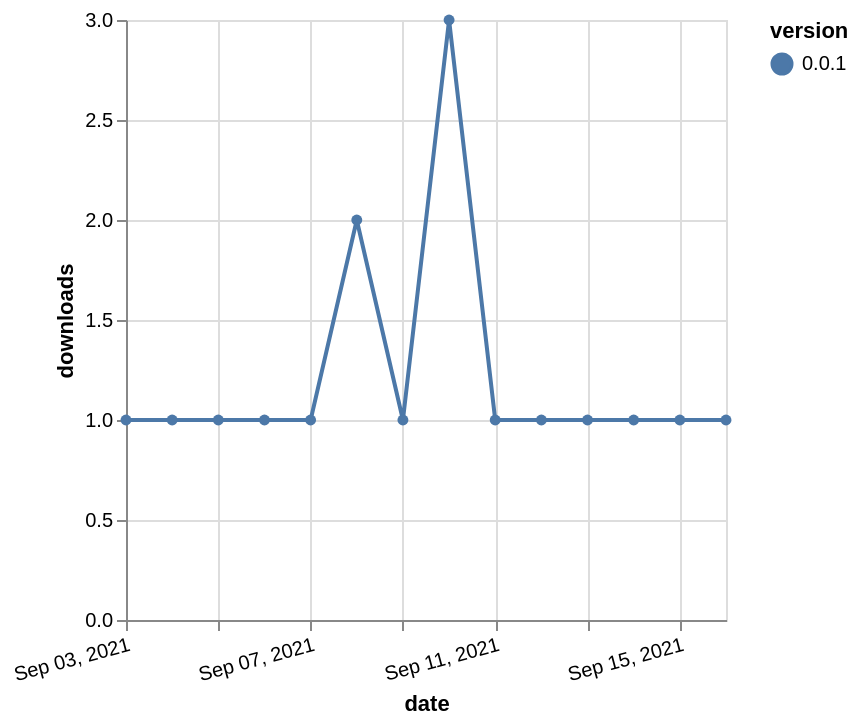

Vega-Lite specification stored for this chart:
### Vega-Lite specification from a JSON file in a GitHub repository (floating-point values rounded to 4 significant figures)
{"$schema": "https://vega.github.io/schema/vega-lite/v5.json", "description": "A simple bar chart with embedded data.", "data": {"values": [{"date": "2021-09-03", "total": 202, "delta": 1, "version": "0.0.1"}, {"date": "2021-09-04", "total": 203, "delta": 1, "version": "0.0.1"}, {"date": "2021-09-05", "total": 204, "delta": 1, "version": "0.0.1"}, {"date": "2021-09-06", "total": 205, "delta": 1, "version": "0.0.1"}, {"date": "2021-09-07", "total": 206, "delta": 1, "version": "0.0.1"}, {"date": "2021-09-08", "total": 208, "delta": 2, "version": "0.0.1"}, {"date": "2021-09-09", "total": 209, "delta": 1, "version": "0.0.1"}, {"date": "2021-09-10", "total": 212, "delta": 3, "version": "0.0.1"}, {"date": "2021-09-11", "total": 213, "delta": 1, "version": "0.0.1"}, {"date": "2021-09-12", "total": 214, "delta": 1, "version": "0.0.1"}, {"date": "2021-09-13", "total": 215, "delta": 1, "version": "0.0.1"}, {"date": "2021-09-14", "total": 216, "delta": 1, "version": "0.0.1"}, {"date": "2021-09-15", "total": 217, "delta": 1, "version": "0.0.1"}, {"date": "2021-09-16", "total": 218, "delta": 1, "version": "0.0.1"}]}, "width": "container", "mark": {"type": "line", "point": {"filled": true}}, "encoding": {"x": {"field": "date", "type": "temporal", "timeUnit": "yearmonthdate", "title": "date", "axis": {"labelAngle": -15}}, "y": {"field": "delta", "type": "quantitative", "title": "downloads"}, "color": {"field": "version", "type": "nominal"}, "tooltip": {"field": "delta"}}}
